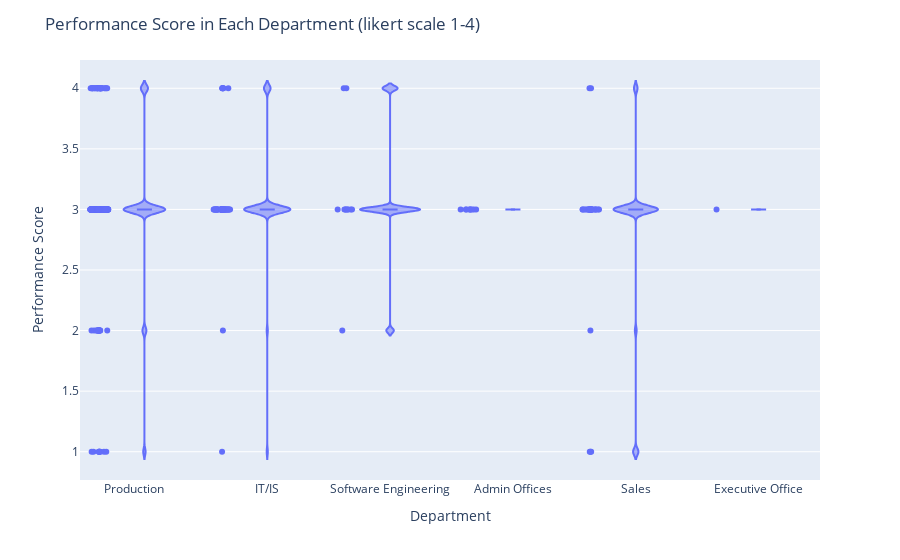

The notebook cell this image was saved under:
### Code cell
fig = px.violin(data, x='Department', y="PerfScoreID", box=True, points='all')
fig.update_layout(
    title_text='Performance Score in Each Department (likert scale 1-4)',
    xaxis_title_text='Department',
    yaxis_title_text='Performance Score', 
)

fig.show()

# there are some employee with low performance level, maybe the corporate should look into it

### Figure 1 — Plotly figure (JSON) as saved in the notebook; plotly's stock layout.template omitted (floating-point values rounded to 4 significant figures; data arrays with more than 128 entries replaced by an {"elided": "..."} marker saying what was removed)
{"data": [{"alignmentgroup": "True", "box": {"visible": true}, "hovertemplate": "Department=%{x}<br>PerfScoreID=%{y}<extra></extra>", "legendgroup": "", "marker": {"color": "#636efa"}, "name": "", "offsetgroup": "", "orientation": "v", "points": "all", "scalegroup": "True", "showlegend": false, "type": "violin", "x": {"elided": "311 str values"}, "x0": " ", "xaxis": "x", "y": {"elided": "311 int values"}, "y0": " ", "yaxis": "y"}], "layout": {"legend": {"tracegroupgap": 0}, "margin": {"t": 60}, "title": {"text": "Performance Score in Each Department (likert scale 1-4)"}, "violinmode": "group", "xaxis": {"anchor": "y", "domain": [0, 1], "title": {"text": "Department"}}, "yaxis": {"anchor": "x", "domain": [0, 1], "title": {"text": "Performance Score"}}}}
